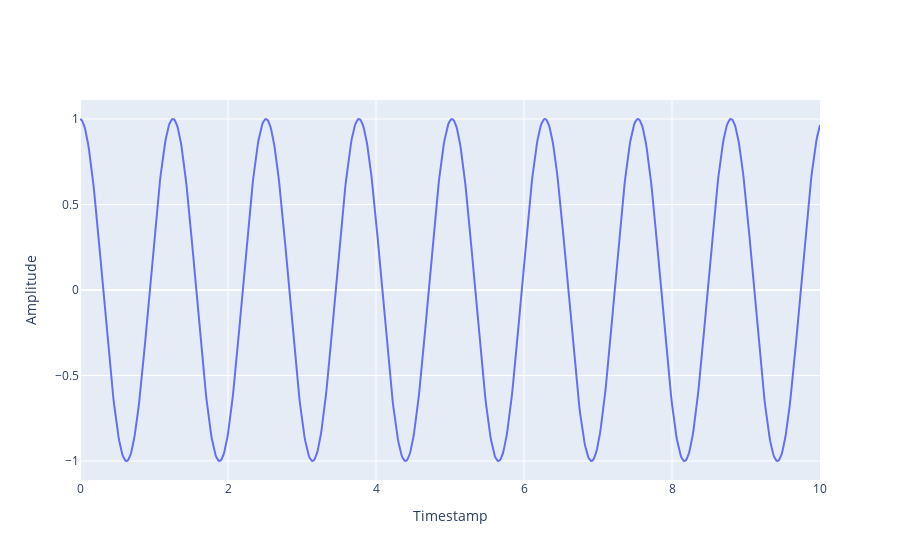

Source (notebook cell):
### Markdown cell above
*Sliding Window point cloud*

The first step in analyzing time series data using TDA is to create a sliding window point cloud. This is not the only method but it is widely used. This is done by constructing a time delay embedding or a Takens embedding, named after Floris Takens. A time delay embedding is created by sliding a window of some size $d$ over the signal to represent each window as a point in a possibly higher dimensional space. Hence, let $d$ be our window size and let $\tau$ be the step. For a time series $f(t)$, in order to create a particular window, we take points $[f(t), f(t+\tau), \dots, f(t+d\tau)] \in \mathbb{R}^{d+1}$. Thus, each window gives us a point in $\mathbb{R}^{d+1}$ for a specified $d$. This then gives us a point cloud which we can create a Vietoris-Rips complex (essentially we are creating a simplicial complex of our point cloud) before creating and interpreting the persistence diagram.

### Code cell
#Firstly, consider a simulation of a periodic time series.
x_periodic = np.linspace(0, 10, 1000)
y_periodic = np.cos(5 * x_periodic)

fig = go.Figure(data=go.Scatter(x=x_periodic, y=y_periodic))
fig.update_layout(xaxis_title="Timestamp", yaxis_title="Amplitude")
fig.show()

### Figure 1 — Plotly figure (JSON) as saved in the notebook; plotly's stock layout.template omitted (floating-point values rounded to 4 significant figures; data arrays with more than 128 entries replaced by an {"elided": "..."} marker saying what was removed)
{"data": [{"type": "scatter", "x": {"elided": "1000 float values"}, "y": {"elided": "1000 float values"}}], "layout": {"xaxis": {"title": {"text": "Timestamp"}}, "yaxis": {"title": {"text": "Amplitude"}}}}
